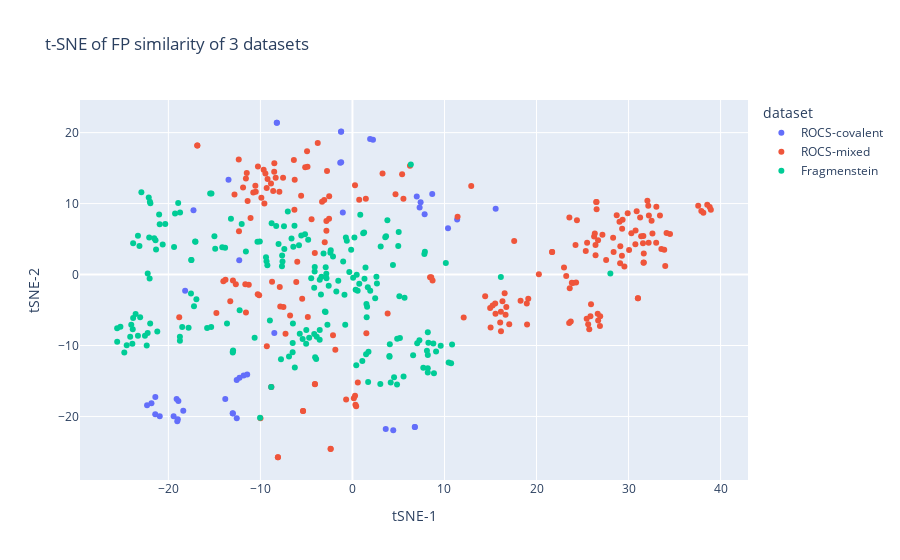

The code cell stored with this chart in its notebook:
### Code cell
tsne_df = pd.DataFrame(tsne_results, columns=['tSNE-1', 'tSNE-2'])
tsne_df['dataset'] = group
fig = px.scatter(tsne_df, x='tSNE-1', y='tSNE-2', 
                 color='dataset',
                 title='t-SNE of FP similarity of 3 datasets')
fig.show()

### Figure 1 — Plotly figure (JSON) as saved in the notebook; plotly's stock layout.template omitted (floating-point values rounded to 4 significant figures; data arrays with more than 128 entries replaced by an {"elided": "..."} marker saying what was removed)
{"data": [{"hovertemplate": "dataset=ROCS-covalent<br>tSNE-1=%{x}<br>tSNE-2=%{y}<extra></extra>", "legendgroup": "ROCS-covalent", "marker": {"color": "#636efa", "symbol": "circle"}, "mode": "markers", "name": "ROCS-covalent", "orientation": "v", "showlegend": true, "type": "scatter", "x": [-8.821, -19.11, 11.38, -18.18, -13.46, -1.328, 7.299, -21.42, -18.91, -8.203, -12.3, 8.668, 6.987, 7.407, -12.57, 6.774, 6.781, -1.225, 3.616, -19.03, -12.99, -11.82, -11.44, -1.046, -8.227, -1.244, 7.844, -12.27, -13.82, -19.43, -12.58, -21.43, 10.39, -13.01, 4.433, 15.56, 2.232, -18.98, -1.222, -21.84, -17.27, -18.38, 1.918, -20.94, -8.488, -22.32], "xaxis": "x", "y": [-15.85, -17.55, 7.762, -2.28, 13.35, 15.77, 9.434, -17.26, -17.82, 21.38, 2.009, 11.35, 10.99, 10.19, -20.27, -21.49, -21.5, 15.84, -21.77, -20.67, -19.6, -14.23, -14.07, 8.741, 21.39, 20.12, 8.484, -14.56, -17.55, -19.99, -14.86, -19.68, 6.521, -19.55, -21.94, 9.277, 18.99, -20.4, 20.17, -18.15, 9.072, -19.2, 19.1, -19.98, -8.254, -18.41], "yaxis": "y"}, {"hovertemplate": "dataset=ROCS-mixed<br>tSNE-1=%{x}<br>tSNE-2=%{y}<extra></extra>", "legendgroup": "ROCS-mixed", "marker": {"color": "#EF553B", "symbol": "circle"}, "mode": "markers", "name": "ROCS-mixed", "orientation": "v", "showlegend": true, "type": "scatter", "x": {"elided": "201 float values"}, "xaxis": "x", "y": {"elided": "201 float values"}, "yaxis": "y"}, {"hovertemplate": "dataset=Fragmenstein<br>tSNE-1=%{x}<br>tSNE-2=%{y}<extra></extra>", "legendgroup": "Fragmenstein", "marker": {"color": "#00cc96", "symbol": "circle"}, "mode": "markers", "name": "Fragmenstein", "orientation": "v", "showlegend": true, "type": "scatter", "x": {"elided": "201 float values"}, "xaxis": "x", "y": {"elided": "201 float values"}, "yaxis": "y"}], "layout": {"autosize": true, "legend": {"title": {"text": "dataset"}, "tracegroupgap": 0}, "title": {"text": "t-SNE of FP similarity of 3 datasets"}, "xaxis": {"anchor": "y", "autorange": true, "domain": [0, 1], "range": [-29.93, 43.3], "title": {"text": "tSNE-1"}, "type": "linear"}, "yaxis": {"anchor": "x", "autorange": true, "domain": [0, 1], "range": [-29.57, 25.21], "title": {"text": "tSNE-2"}, "type": "linear"}}}
